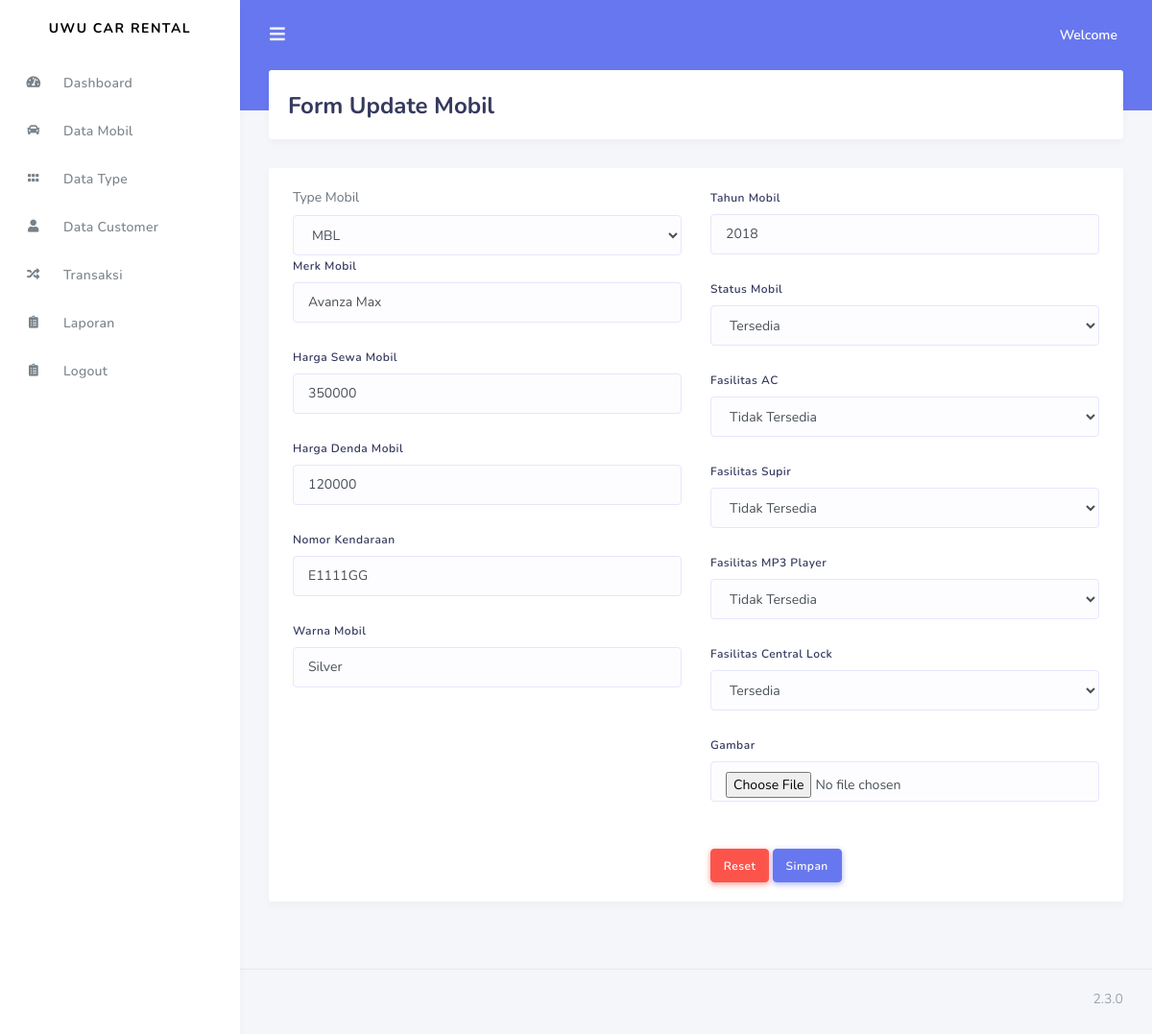
The app's page /rental_mobill/Admin/Data_mobil/update_mobil/2 (signed in) with its own data.
### tables this page shows
CREATE TABLE `mobil` (
  `id_mobil` int(11) NOT NULL,
  `kode_type` varchar(120) NOT NULL,
  `merk` varchar(120) NOT NULL,
  `nopol` varchar(20) NOT NULL,
  `warna` varchar(20) NOT NULL,
  `tahun` varchar(4) NOT NULL,
  `harga` varchar(120) NOT NULL,
  `status` varchar(50) NOT NULL,
  `gambar` varchar(255) NOT NULL,
  `denda` int(11) NOT NULL,
  `supir` int(11) NOT NULL,
  `mp3_player` int(11) NOT NULL,
  `ac` int(11) NOT NULL,
  `central_lock` int(11) NOT NULL
);

CREATE TABLE `type` (
  `id_type` int(11) NOT NULL,
  `kode_type` varchar(120) NOT NULL,
  `nama_type` varchar(120) NOT NULL
);

### rental_mobill/application/controllers/Admin/Data_mobil.php (called while the page is built, shortened)
<?php
class Data_mobil extends CI_Controller {
    public function update_mobil($id){
        $data['mobil'] = $this->db->query("SELECT * FROM mobil mbl, type tp WHERE mbl.kode_type =
        tp.kode_type AND mbl.id_mobil = '$id'")->result();
        $data['type'] = $this->Rental_model->get_data('type')->result();
       $this->load->view('templates_admin/header');
       $this->load->view('templates_admin/sidebar');
       $this->load->view('Admin/Form_update_mobil', $data);
       $this->load->view('templates_admin/footer');
    }
}
?>

### rental_mobill/index.php (called while the page is built, shortened)
<?php
require_once BASEPATH.'core/CodeIgniter.php';

### rental_mobill/application/views/Admin/Form_update_mobil.php (the view, shortened to what this page needs)
<div class="main-content">
<section class="section">
          <div class="section-header">
            <h1>Form Update Mobil</h1>
          </div>
          <div class="card">
              <div class="card-body">
              <?php foreach($mobil as $mbl) :?>
              <form method="POST" action="<?php echo base_url('Admin/Data_mobil/update_mobil_aksi')?>" enctype="multipart/form-data">
                  <div class="row">
                      <div class="col-md-6">
                      <div class="form-grou">
                          <label>Type Mobil</label>
                          <select name="kode_type" class="form-control">
                              <option value="<?php echo $mbl->kode_type ?>"><?php echo $mbl->kode_type ?></option>
                          </select>
                      </div>
                      <div class="form-group">
                          <label>Merk Mobil</label>
                          <input type="text" name="merk" class="form-control" value="<?php echo $mbl->merk ?>">
                      </div>
                      <div class="form-group">
                          <label>Harga Sewa Mobil</label>
                          <input type="number" name="harga" class="form-control" value="<?php echo $mbl->harga ?>">
                      </div>
                      <div class="form-group">
                          <label>Harga Denda Mobil</label>
                          <input type="number" name="denda" class="form-control" value="<?php echo $mbl->denda ?>">
                      </div>
                      <div class="form-group">
                          <label>Nomor Kendaraan</label>
                          <input type="text" name="nopol" class="form-control" value="<?php echo $mbl->nopol ?>">
                      </div>
                      <div class="form-group">
                          <label>Warna Mobil</label>
                          <input type="text" name="warna" class="form-control" value="<?php echo $mbl->warna ?>">
                      </div>
                      </div>
                      <div class="col-md-6">
                      <div class="form-group">
                          <label>Tahun Mobil</label>
                          <input type="text" name="tahun" class="form-control" value="<?php echo $mbl->tahun ?>">
                      </div>
                      <div class="form-group">
                          <label>Status Mobil</label>
                          <select name="status" class="form-control">
                              <option <?php if ($mbl->status == "1"){echo "selected = 'selected'";}echo $mbl->status;?> value="1">Tersedia</option>
                          </select>
                      </div>
                      <div class="form-group">
                          <label>Fasilitas AC</label>
                          <select name="ac" class="form-control">
                              <option <?php if ($mbl->ac == "0"){echo "selected = 'selected'";}echo $mbl->ac;?> value="0">Tidak Tersedia</option>
                          </select>
                      </div>
                      <div class="form-group">
                          <label>Fasilitas Supir</label>
                          <select name="supir" class="form-control">
                              <option <?php if ($mbl->supir == "0"){echo "selected = 'selected'";}echo $mbl->supir;?> value="0">Tidak Tersedia</option>
                          </select>
                      </div>
                      <div class="form-group">
                          <label>Fasilitas MP3 Player</label>
                          <select name="ac" class="form-control">
                              <option <?php if ($mbl->mp3_player == "0"){echo "selected = 'selected'";}echo $mbl->mp3_player;?> value="0">Tidak Tersedia</option>
                          </select>
                      </div>
                      <div class="form-group">
                          <label>Fasilitas Central Lock</label>
                          <select name="central_lock" class="form-control">
                              <option <?php if ($mbl->central_lock == "1"){echo "selected = 'selected'";}echo $mbl->central_lock;?> value="1">Tersedia</option>
                          </select>
                      </div>
                      <div class="form-group">
                          <label>Gambar</label>
                          <input type="file" name="gambar" class="form-control">
                      </div>
                        <button type="reset" class="btn btn-danger mt-4">Reset</button>
                        <button type="submit" class="btn btn-primary mt-4">Simpan</button>
                      </div>
                  </div>
                </form>
                <?php endforeach; ?>
              </div>
          </div>
</section>
</div>

### records on screen
mobil: kode_type "MBL", merk "Avanza Max", harga "350000", denda "120000", nopol "E1111GG", warna "Silver", tahun "2018", status "Tersedia", ac "Tidak Tersedia", supir "Tidak Tersedia", central_lock "Tersedia"
